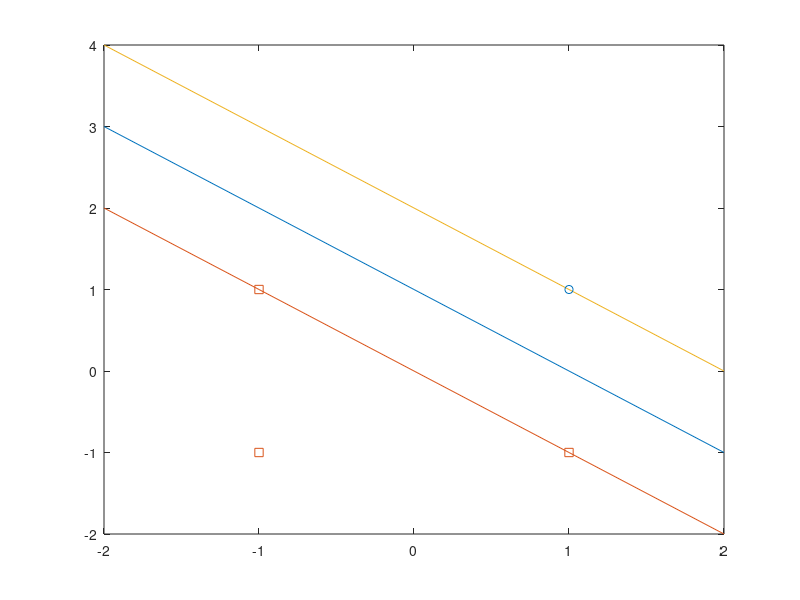

Source code (MATLAB):
x = -2:2;

y=-x+1;
figure
plot(x, y)
hold on

y=-x;
plot(x, y)
hold on

y=-x+2;
plot(x, y)
hold on

x = [1];
y = [1];
scatter(x,y,'o')

x = [-1 -1 1];
y = [1  -1 -1];
scatter(x,y,'s')
